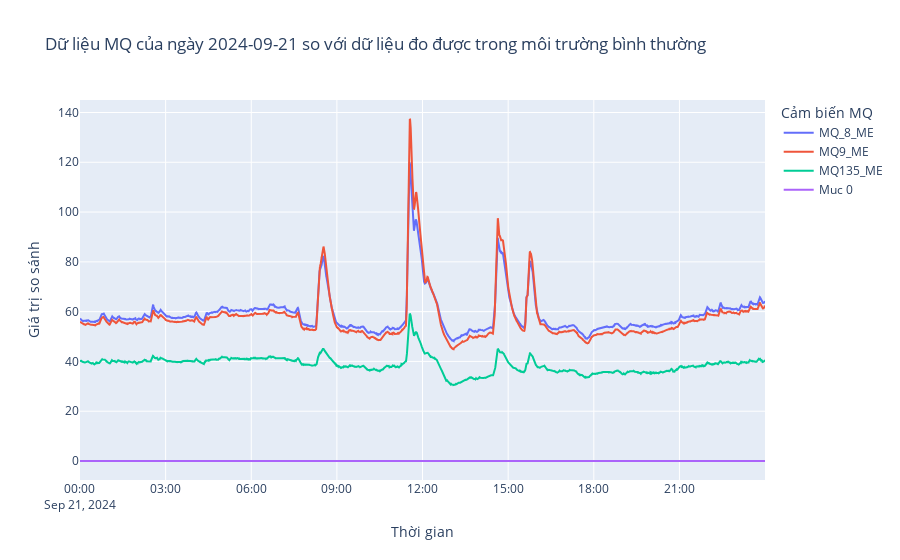

Source (notebook cell):
### Code cell
#MQ8
b1 = 92.8636725
mq_sensor['MQ8_ME'] = ((mq_sensor['MQ8_MA30']-b1)/b1)*100
#MQ9
b2 = 93.6442624
mq_sensor['MQ9_ME'] = ((mq_sensor['MQ9_MA30']-b2)/b2)*100
#MQ135
b3 = 89.7450848
mq_sensor['MQ135_ME'] = ((mq_sensor['MQ135_MA30']-b3)/b3)*100
#Muc 0
tb1= 0
#Ve bieu do
fig_ss = go.Figure()
fig_ss.add_scatter(x=mq_sensor.index,y=mq_sensor['MQ8_ME'],name='MQ_8_ME',mode='lines')
fig_ss.add_scatter(x=mq_sensor.index, y=mq_sensor['MQ9_ME'], name='MQ9_ME', mode='lines')
fig_ss.add_scatter(x=mq_sensor.index, y=mq_sensor['MQ135_ME'], name='MQ135_ME', mode='lines')
fig_ss.add_scatter(x=mq_sensor.index, y=[tb1] * len(mq_sensor.index), name='Muc 0', mode='lines')

fig_ss.update_layout(
    title=f"Dữ liệu MQ của ngày {ngay_can_lay} so với dữ liệu đo được trong môi trường bình thường",
    xaxis_title="Thời gian",
    yaxis_title="Giá trị so sánh",
    legend_title="Cảm biến MQ"
)
fig_ss.show()

### Figure 1 — Plotly figure (JSON) as saved in the notebook; plotly's stock layout.template omitted (floating-point values rounded to 4 significant figures; data arrays with more than 128 entries replaced by an {"elided": "..."} marker saying what was removed)
{"data": [{"mode": "lines", "name": "MQ_8_ME", "type": "scatter", "x": {"elided": "8343 str values"}, "y": {"elided": "8343 float values"}}, {"mode": "lines", "name": "MQ9_ME", "type": "scatter", "x": {"elided": "8343 str values"}, "y": {"elided": "8343 float values"}}, {"mode": "lines", "name": "MQ135_ME", "type": "scatter", "x": {"elided": "8343 str values"}, "y": {"elided": "8343 float values"}}, {"mode": "lines", "name": "Muc 0", "type": "scatter", "x": {"elided": "8343 str values"}, "y": {"elided": "8343 int values"}}], "layout": {"legend": {"title": {"text": "Cảm biến MQ"}}, "title": {"text": "Dữ liệu MQ của ngày 2024-09-21 so với dữ liệu đo được trong môi trường bình thường"}, "xaxis": {"title": {"text": "Thời gian"}}, "yaxis": {"title": {"text": "Giá trị so sánh"}}}}
